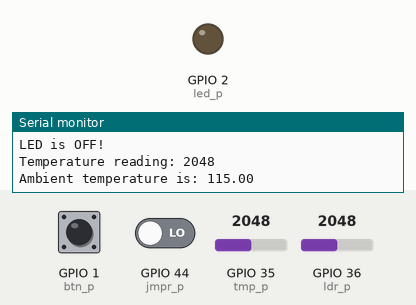
This sketch was run on a simulated ESP32. On the bench: output pins drawn as LEDs (lit = HIGH), the last lines printed to the serial monitor. The inputs (shaded band) are chosen by the test bench; at power-on: GPIO 1 (btn_p) LOW, GPIO 44 (jmpr_p) LOW, GPIO 36 (ldr_p) = 2048, GPIO 35 (tmp_p) = 2048.

Above: at 1.2 s.
1.3 s: GPIO 1 (btn_p) pulled HIGH for 0.15 s
At 2.0 s:
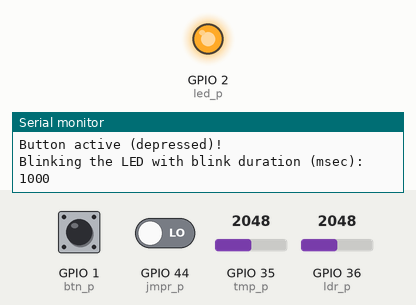
3.8 s: GPIO 44 (jmpr_p) driven HIGH
At 4.3 s:
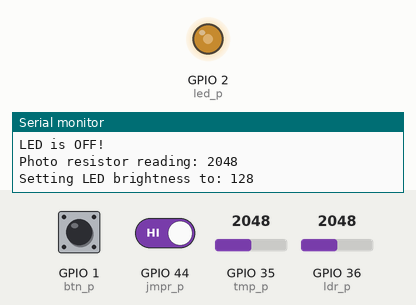
5.3 s: GPIO 1 (btn_p) pulled HIGH for 1 s
At 6.3 s:
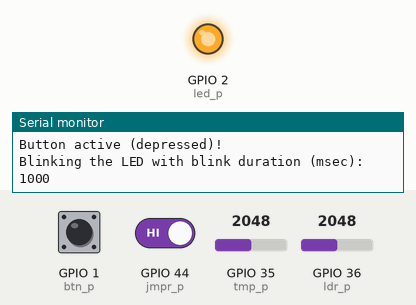
9.3 s: GPIO 36 (ldr_p) set to 1228
At 11.0 s:
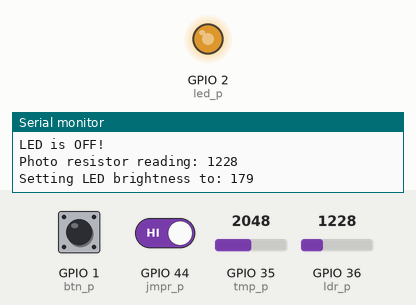
11.3 s: GPIO 36 (ldr_p) set to 2047
At 12.8 s:
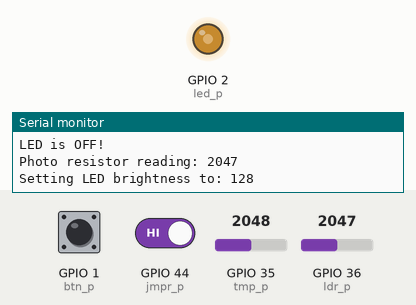
Timing chart, 0 to 14.3 s (numbered marks = the images above; inputs shaded):
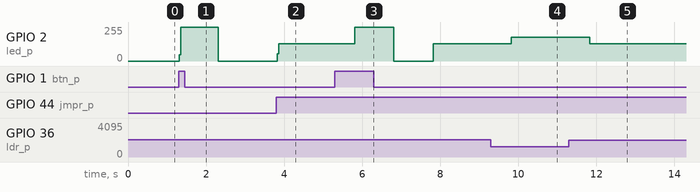

The sketch:

led-btn-ldr-tmp.ino
```cpp
// (licence header left out)
// Pin definitions
int btn_p = D0;
int led_p = D1;
int ldr_p = A0;
int tmp_p = A7;
int jmpr_p = D7;

// Setup
void setup() {
    // Setup D0 as input and D1 as output
    // Setup D7 as an input (jumper) to choose between temperature sensor
    //          operation or the LDR operation
    // A0 and A7 are analog inputs
    pinMode(tmp_p, INPUT);
    pinMode(ldr_p, INPUT);
    pinMode(btn_p, INPUT);
    pinMode(led_p, OUTPUT);
    pinMode(jmpr_p, INPUT);
    // Initialize the serial communication for console messages.
    Serial.begin(115200);
}

// Function to blink the LED
void blink_led(int blink_dur) {
  Serial.print("Blinking the LED with blink duration (msec): ");
  Serial.println(blink_dur);
  digitalWrite(led_p, HIGH);
  delay(blink_dur);
  digitalWrite(led_p, LOW);
  delay(blink_dur);
}

// Forever loop
void loop() {
  // Read the button state on D1
  int buttonState = digitalRead(btn_p);

  // If the button is depressed, the logic
  // input will be HIGH. Keep the LED blinking.
  if (buttonState == HIGH) {
    Serial.println("Button active (depressed)!");
    blink_led(1000);
  } else {
    // When the button is not depressed, the D0 input is LOW.
    // Keep the LED off while this happens.
    Serial.println("Button not active (not depressed)!");
    Serial.println("LED is OFF!");

    // Control the LED brightness only if D7 is HIGH
    if (digitalRead(jmpr_p) == HIGH)
    {
      // Let us read the resitor value reported by the LDR (photo resistor)
      int ldr_val = analogRead(ldr_p);
      Serial.print("Photo resistor reading: ");
      Serial.println(ldr_val);

      // Depending on the LDR value read, turn the LED on with the appropriate
      // brightness.
      int led_bri_val = 255 - (ldr_val * 255) / 4095;
      Serial.print("Setting LED brightness to: ");
      Serial.println(led_bri_val);
      analogWrite(led_p, led_bri_val);

      // Delay the loop for 1 sec
      delay(1000);
    } else { // Control the LED based on the temperature
      // Read in the temperature value
      int tmp_reading = analogRead(tmp_p);
      Serial.print("Temperature reading: ");
      Serial.println(tmp_reading);

      // Convert reading (0-4095) into voltage (0-3.3V)
      double voltage = (tmp_reading * 3.3) / 4096;

      // The voltage to temperature conversion based on the TMP36 datasheet
      double temperature = (voltage - 0.5) * 100;
      Serial.print("Ambient temperature is: ");
      Serial.println(temperature);

      // Assume LED blinks at the rate of 1 per sec (1 sec ON, 1 sec OFF) at 20 deg C
      // Change the blink rate (slow if colder, fast if hotter) by 50 msec for each deg C change
      int blink_duration = 1000 - 50 * round(temperature - 20);
      blink_led(blink_duration);
    }
  }
}
```

Measured:
- after the input at 1.3 s, GPIO 2 (led_p): 0/255 → 255/255 at once, → 0/255 0.99 s later
- after the input at 3.8 s, GPIO 2 (led_p): 0/255 → 128/255 at once
- after the input at 5.3 s, GPIO 2 (led_p): 128/255 → 255/255 after 0.51 s, → 0/255 1.0 s later, → 128/255 1.0 s later
- after the input at 9.3 s, GPIO 2 (led_p): 128/255 → 179/255 after 0.53 s
- after the input at 11.3 s, GPIO 2 (led_p): 179/255 → 128/255 after 0.53 s
